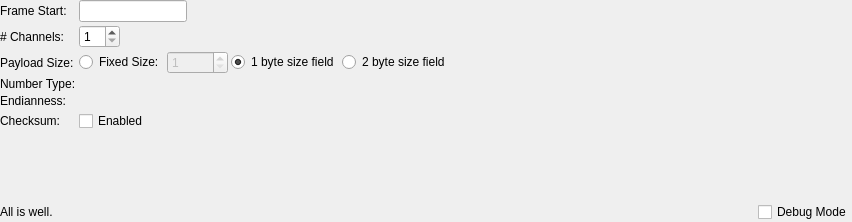
<?xml version="1.0" encoding="UTF-8"?>
<ui version="4.0">
 <class>ComplexFramedReaderSettings</class>
 <widget class="QWidget" name="ComplexFramedReaderSettings">
  <property name="geometry">
   <rect>
    <x>0</x>
    <y>0</y>
    <width>852</width>
    <height>222</height>
   </rect>
  </property>
  <property name="windowTitle">
   <string>Form</string>
  </property>
  <layout class="QVBoxLayout" name="verticalLayout">
   <property name="spacing">
    <number>3</number>
   </property>
   <property name="leftMargin">
    <number>0</number>
   </property>
   <property name="topMargin">
    <number>0</number>
   </property>
   <property name="rightMargin">
    <number>0</number>
   </property>
   <property name="bottomMargin">
    <number>0</number>
   </property>
   <item>
    <layout class="QFormLayout" name="formLayout">
     <property name="fieldGrowthPolicy">
      <enum>QFormLayout::FieldsStayAtSizeHint</enum>
     </property>
     <item row="0" column="1">
      <layout class="QHBoxLayout" name="horizontalLayout_syncword">
       <item>
        <widget class="CommandEdit" name="leSyncWord">
         <property name="toolTip">
          <string>Enter the 'Frame Start' bytes in hexadecimal.</string>
         </property>
        </widget>
       </item>
       <item>
        <widget class="QLabel" name="lblSyncWordAscii">
         <property name="text">
          <string/>
         </property>
         <property name="toolTip">
          <string>ASCII representation of Frame Start bytes</string>
         </property>
        </widget>
       </item>
      </layout>
     </item>
     <item row="1" column="0">
      <widget class="QLabel" name="label_2">
       <property name="toolTip">
        <string>Number of Channels</string>
       </property>
       <property name="text">
        <string># Channels:</string>
       </property>
      </widget>
     </item>
     <item row="1" column="1">
      <widget class="QSpinBox" name="spNumOfChannels">
       <property name="toolTip">
        <string>Select number of channels</string>
       </property>
       <property name="minimum">
        <number>1</number>
       </property>
       <property name="maximum">
        <number>32</number>
       </property>
      </widget>
     </item>
     <item row="2" column="0">
      <widget class="QLabel" name="label_3">
       <property name="text">
        <string>Payload Size:</string>
       </property>
      </widget>
     </item>
     <item row="2" column="1">
      <layout class="QHBoxLayout" name="horizontalLayout">
       <item>
        <widget class="QRadioButton" name="rbFixedSize">
         <property name="toolTip">
          <string>Frame size is always the same</string>
         </property>
         <property name="text">
          <string>Fixed Size:</string>
         </property>
        </widget>
       </item>
       <item>
        <widget class="QSpinBox" name="spSize">
         <property name="enabled">
          <bool>false</bool>
         </property>
         <property name="toolTip">
          <string>&lt;html&gt;&lt;head/&gt;&lt;body&gt;&lt;p&gt;Enter the payload size. It &lt;span style=&quot; font-weight:600;&quot;&gt;must&lt;/span&gt; be multiple of (#channels * sample size).&lt;/p&gt;&lt;/body&gt;&lt;/html&gt;</string>
         </property>
         <property name="minimum">
          <number>1</number>
         </property>
         <property name="maximum">
          <number>65535</number>
         </property>
        </widget>
       </item>
       <item>
        <widget class="QRadioButton" name="rbSize1Byte">
         <property name="toolTip">
          <string>First byte after the 'frame start' bytes should be the size of the frame payload. Only counting following bytes but excluding the checksum.</string>
         </property>
         <property name="text">
          <string>1 byte size field</string>
         </property>
         <property name="checked">
          <bool>true</bool>
         </property>
        </widget>
       </item>
       <item>
        <widget class="QRadioButton" name="rbSize2Byte">
         <property name="toolTip">
          <string>First 2 bytes after the 'frame start' bytes should be the size of the frame payload. Only counting following bytes but excluding the checksum.</string>
         </property>
         <property name="text">
          <string>2 byte size field</string>
         </property>
        </widget>
       </item>
      </layout>
     </item>
     <item row="3" column="0">
      <widget class="QLabel" name="label_4">
       <property name="toolTip">
        <string/>
       </property>
       <property name="text">
        <string>Number Type:</string>
       </property>
      </widget>
     </item>
     <item row="3" column="1">
      <widget class="NumberFormatBox" name="nfBox" native="true">
       <property name="sizePolicy">
        <sizepolicy hsizetype="Preferred" vsizetype="Preferred">
         <horstretch>0</horstretch>
         <verstretch>0</verstretch>
        </sizepolicy>
       </property>
      </widget>
     </item>
     <item row="4" column="0">
      <widget class="QLabel" name="label_5">
       <property name="toolTip">
        <string>Byte Order</string>
       </property>
       <property name="text">
        <string>Endianness:</string>
       </property>
      </widget>
     </item>
     <item row="4" column="1">
      <widget class="EndiannessBox" name="endiBox" native="true"/>
     </item>
     <item row="5" column="0">
      <widget class="QLabel" name="label_6">
       <property name="text">
        <string>Checksum:</string>
       </property>
      </widget>
     </item>
     <item row="5" column="1">
      <widget class="QCheckBox" name="cbChecksum">
       <property name="toolTip">
        <string>Last byte of the frame is checksum.</string>
       </property>
       <property name="text">
        <string>Enabled</string>
       </property>
      </widget>
     </item>
     <item row="0" column="0">
      <widget class="QLabel" name="label">
       <property name="text">
        <string>Frame Start:</string>
       </property>
      </widget>
     </item>
    </layout>
   </item>
   <item>
    <spacer name="verticalSpacer">
     <property name="orientation">
      <enum>Qt::Vertical</enum>
     </property>
     <property name="sizeHint" stdset="0">
      <size>
       <width>20</width>
       <height>1</height>
      </size>
     </property>
    </spacer>
   </item>
   <item>
    <layout class="QHBoxLayout" name="horizontalLayout_4">
     <item>
      <widget class="QLabel" name="lMessage">
       <property name="sizePolicy">
        <sizepolicy hsizetype="MinimumExpanding" vsizetype="Preferred">
         <horstretch>0</horstretch>
         <verstretch>0</verstretch>
        </sizepolicy>
       </property>
       <property name="text">
        <string>All is well.</string>
       </property>
      </widget>
     </item>
     <item>
      <widget class="QCheckBox" name="cbDebugMode">
       <property name="toolTip">
        <string>Enable printing of extra log messages that can be useful for debugging</string>
       </property>
       <property name="text">
        <string>Debug Mode</string>
       </property>
      </widget>
     </item>
    </layout>
   </item>
  </layout>
 </widget>
 <customwidgets>
  <customwidget>
   <class>NumberFormatBox</class>
   <extends>QWidget</extends>
   <header>numberformatbox.h</header>
   <container>1</container>
  </customwidget>
  <customwidget>
   <class>EndiannessBox</class>
   <extends>QWidget</extends>
   <header>endiannessbox.h</header>
   <container>1</container>
  </customwidget>
  <customwidget>
   <class>CommandEdit</class>
   <extends>QLineEdit</extends>
   <header>commandedit.h</header>
  </customwidget>
 </customwidgets>
 <resources/>
 <connections/>
</ui>
